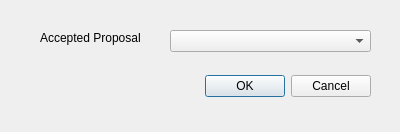
<?xml version="1.0" encoding="UTF-8"?>
<ui version="4.0">
 <class>Dialog</class>
 <widget class="QDialog" name="Dialog">
  <property name="geometry">
   <rect>
    <x>0</x>
    <y>0</y>
    <width>400</width>
    <height>132</height>
   </rect>
  </property>
  <property name="windowTitle">
   <string>Dialog</string>
  </property>
  <widget class="QDialogButtonBox" name="buttonBox">
   <property name="geometry">
    <rect>
     <x>30</x>
     <y>70</y>
     <width>341</width>
     <height>32</height>
    </rect>
   </property>
   <property name="orientation">
    <enum>Qt::Horizontal</enum>
   </property>
   <property name="standardButtons">
    <set>QDialogButtonBox::Cancel|QDialogButtonBox::Ok</set>
   </property>
  </widget>
  <widget class="QLabel" name="label">
   <property name="geometry">
    <rect>
     <x>40</x>
     <y>30</y>
     <width>101</width>
     <height>16</height>
    </rect>
   </property>
   <property name="text">
    <string>Accepted Proposals:</string>
   </property>
  </widget>
  <widget class="QComboBox" name="cb_AcceptedProposalsList">
   <property name="geometry">
    <rect>
     <x>170</x>
     <y>30</y>
     <width>201</width>
     <height>22</height>
    </rect>
   </property>
  </widget>
 </widget>
 <resources/>
 <connections>
  <connection>
   <sender>buttonBox</sender>
   <signal>accepted()</signal>
   <receiver>Dialog</receiver>
   <slot>accept()</slot>
   <hints>
    <hint type="sourcelabel">
     <x>248</x>
     <y>254</y>
    </hint>
    <hint type="destinationlabel">
     <x>157</x>
     <y>274</y>
    </hint>
   </hints>
  </connection>
  <connection>
   <sender>buttonBox</sender>
   <signal>rejected()</signal>
   <receiver>Dialog</receiver>
   <slot>reject()</slot>
   <hints>
    <hint type="sourcelabel">
     <x>316</x>
     <y>260</y>
    </hint>
    <hint type="destinationlabel">
     <x>286</x>
     <y>274</y>
    </hint>
   </hints>
  </connection>
 </connections>
</ui>
